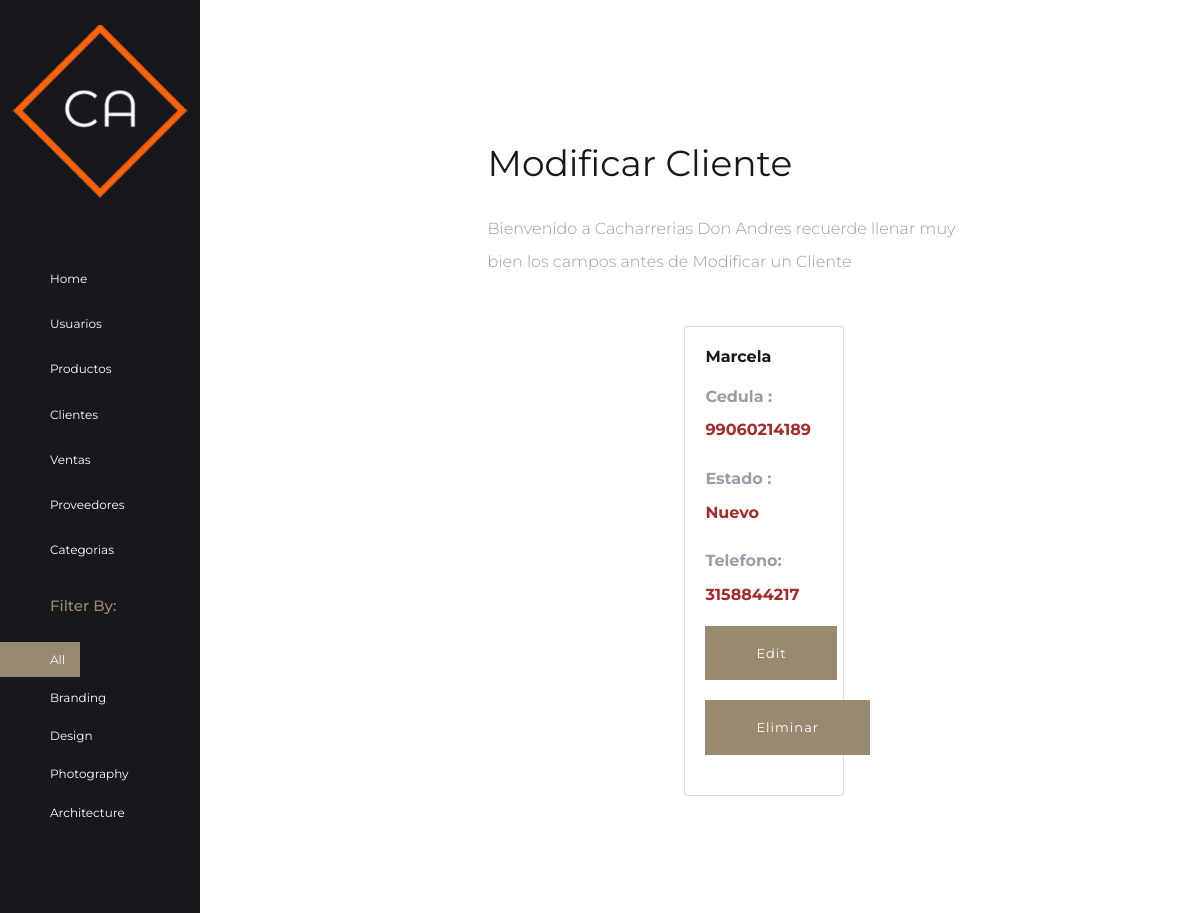
Screenshot of /modicliente with the database file from the repository.
### api/models.py (models this page shows, shortened)
class Cliente(models.Model):
    Status=((('Nuevo','Cliente Nuevo')),(('Antiguo','CLiente Antiguo')),)
    id_cliente = models.AutoField(primary_key=True)
    nombre_cliente = models.CharField(max_length=100,null=False)
    cedula_cliente = models.CharField(unique=True,max_length=100,null=False)
    estado_cliente =  models.CharField(
        max_length=32,choices=Status,default='available',
    )
    telefono_cliente = models.CharField(max_length=10)
    createdAt = models.DateTimeField(auto_now_add=True)
    class Meta:
        ordering = ["id_cliente"]

### fron/views.py (the view)
# urls.py: path('modicliente',FormularioCLienteView.modificar_cliente,name="MODcliente"),
    def modificar_cliente(request):
       shelf = Cliente.objects.all()
       upload = FormularioCLiente()
       if request.method == 'POST':
           upload = FormularioCLiente(request.POST)
           if upload.is_valid():
               upload.save
               return render(request,"modificar_cliente.html")
       return render(request,"modificar_cliente.html",{"miformulario":upload,"shelf":shelf})

### fron/templates/modificar_cliente.html (shortened to what this page needs)
{% extends "padre.html" %}
{% load static %}
{% block content%}
<div class="col-lg-10 col-md-9 col-12 body_block  align-content-center">
  <div>
      <div class="img_card">
          <div class="row justify-content-center">
              <div class="col-md-6 col-7 content_section">
                  <div class="content_box">
                      <div class="content_box_inner">
                          <div>
                              <h3>
                                 Modificar Cliente
                              </h3>
                              <p>
                             Bienvenido a Cacharrerias Don Andres recuerde llenar muy bien los campos antes de Modificar un Cliente
                              </p>
                              <br>
                              <div class="mt75 row justify-content-center">
                                {% for cliente in shelf %}
                                <div class="grid-item branding col-sm-12 col-md-6 col-lg-3">
                                <div class="card" style="width: 10rem;">
                                <div class="card-body">
                                <h5 class="card-title"><strong>{{ cliente.nombre_cliente }}</strong></h5>
                                <p class="card-text"><strong>Cedula :</strong> <strong style="color: brown;">{{ cliente.cedula_cliente }}</strong></p>
                                <p class="card-text"><strong>Estado :</strong> <strong style="color: brown;">{{ cliente.estado_cliente }}</strong></p>
                                <p class="card-text"><strong>Telefono:</strong> <strong style="color: brown;">{{ cliente.telefono_cliente }}</strong></p>
                               <center>
                                <form action="/resulmodicliente/{{cliente.id_cliente}}" method="GET">
                                        <button type="submit" class="btn btn-primary">Edit</button>
                                    </form>
                                    <form action="/eliminarcliente/{{cliente.id_cliente}}" method="GET">
                                      <button type="submit" class="btn btn-primary">Eliminar</button>
                                  </form>
                                  </center>
                            </div>
                              </div>
                            </div>
                            <br>
                            {% endfor %}
                        </div>
                          </div>
                      </div>
                  </div>
              </div>
          </div>
        </div>
  </div>
</div>
{% endblock %}

### fron/static/css/main.css (style rules this page uses)
body { font-size: 20px; line-height: 1.6; font-weight: 300; font-family: "Montserrat", sans-serif; color: #9c9ca9; font-style: normal; overflow-x: hidden; }
h1, h2, h3, h4, h5, h6 { font-family: "Montserrat", sans-serif; font-weight: 400; color: #18181c; line-height: 1.3; }
h3, .h3 { font-size: 36px; margin-bottom: 25px; }
h5, .h5 { font-size: 16px; margin-bottom: 15px; }
p { font-size: 16px; font-family: "Montserrat", sans-serif; margin: 0 0 15px; line-height: 2.1; font-weight: 300; color: #9c9ca9; }
strong { font-weight: 700; }
.body_block { background-color: #ffffff; padding: 50px 30px; }
.img_card { position: relative; }
.img_card .content_section { background-color: #ffffff; position: relative; padding: 50px 0; }
.img_card .content_section .content_box { position: relative; left: 0; right: 0; margin-right: -75px; z-index: 999; top: 0; width: auto; bottom: 0; padding: 15px; min-height: 500px; background-color: #ffffff; }
.img_card .content_section .content_box .content_box_inner { padding: 25px 20px 25px 15px; }
.btn { font-size: 13px; line-height: 1.7; text-transform: capitalize; color: #fff; font-weight: 400; padding: 15px 50px; border-radius: 0; outline: 0 !important; border: none; cursor: pointer; letter-spacing: 1px; background-color: #18181c; -webkit-transition: all 300ms ease-in-out; transition: all 300ms ease-in-out; }
.btn-primary { background-color: #99896e; border: solid 1px #99896e; color: #ffffff; -webkit-transition: all 300ms ease-in-out; transition: all 300ms ease-in-out; }

### rows the page displays
Cliente: nombre_cliente "Marcela", cedula_cliente "99060214189", estado_cliente "Nuevo", telefono_cliente "3158844217"
